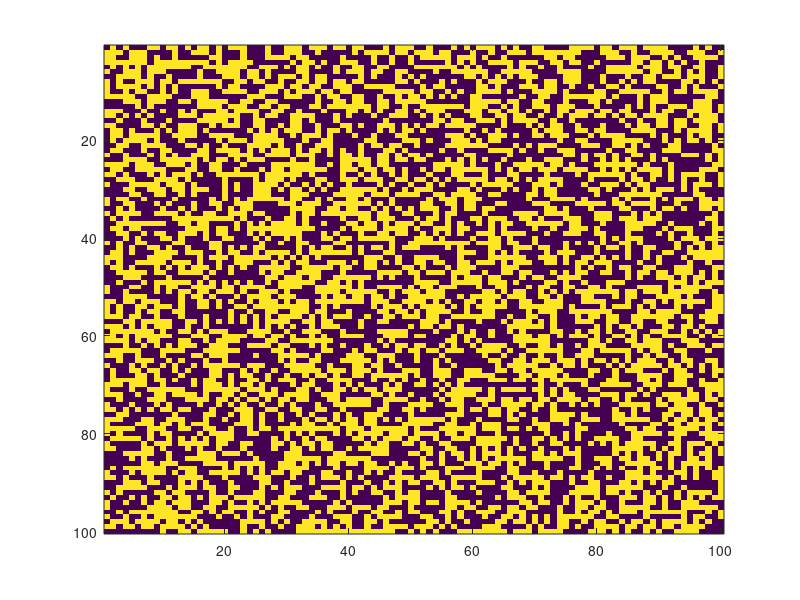

The MATLAB source for this figure: (Note: this script raises an error after producing the figure.)
function [] = color_game_of_life()
current_gen = randi([0,1],100);
imagesc(current_gen); %creates an initial generation matrix of random 0’s and 1’s

while true
    [new_gen] = check_neighbors(current_gen);
    current_gen = new_gen;
end

end


